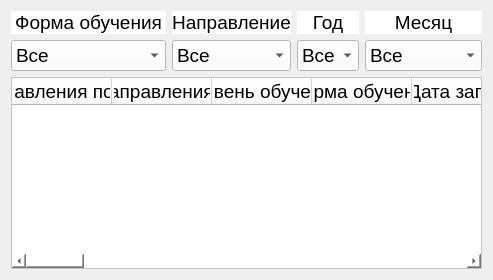
          <widget class="QWidget" name="bachelor_course">
           <property name="styleSheet">
            <string notr="true"/>
           </property>
           <attribute name="title">
            <string>Бакалавриат</string>
           </attribute>
           <layout class="QGridLayout" name="gridLayout_3">
            <item row="1" column="0">
             <widget class="QTableWidget" name="table_widget_b">
              <property name="maximumSize">
               <size>
                <width>16777215</width>
                <height>16777215</height>
               </size>
              </property>
              <property name="font">
               <font>
                <pointsize>14</pointsize>
               </font>
              </property>
              <property name="styleSheet">
               <string notr="true">background-color: rgb(255, 255, 255);</string>
              </property>
              <property name="frameShape">
               <enum>QFrame::StyledPanel</enum>
              </property>
              <property name="frameShadow">
               <enum>QFrame::Sunken</enum>
              </property>
              <property name="sizeAdjustPolicy">
               <enum>QAbstractScrollArea::AdjustIgnored</enum>
              </property>
              <property name="defaultDropAction">
               <enum>Qt::IgnoreAction</enum>
              </property>
              <property name="selectionMode">
               <enum>QAbstractItemView::ExtendedSelection</enum>
              </property>
              <property name="showGrid">
               <bool>true</bool>
              </property>
              <property name="gridStyle">
               <enum>Qt::SolidLine</enum>
              </property>
              <property name="sortingEnabled">
               <bool>true</bool>
              </property>
              <property name="cornerButtonEnabled">
               <bool>false</bool>
              </property>
              <property name="rowCount">
               <number>0</number>
              </property>
              <property name="columnCount">
               <number>30</number>
              </property>
              <attribute name="horizontalHeaderVisible">
               <bool>true</bool>
              </attribute>
              <attribute name="horizontalHeaderCascadingSectionResizes">
               <bool>false</bool>
              </attribute>
              <attribute name="horizontalHeaderDefaultSectionSize">
               <number>100</number>
              </attribute>
              <attribute name="horizontalHeaderHighlightSections">
               <bool>true</bool>
              </attribute>
              <attribute name="horizontalHeaderStretchLastSection">
               <bool>false</bool>
              </attribute>
              <attribute name="verticalHeaderVisible">
               <bool>true</bool>
              </attribute>
              <attribute name="verticalHeaderCascadingSectionResizes">
               <bool>false</bool>
              </attribute>
              <attribute name="verticalHeaderMinimumSectionSize">
               <number>30</number>
              </attribute>
              <attribute name="verticalHeaderDefaultSectionSize">
               <number>30</number>
              </attribute>
              <attribute name="verticalHeaderShowSortIndicator" stdset="0">
               <bool>true</bool>
              </attribute>
              <attribute name="verticalHeaderStretchLastSection">
               <bool>false</bool>
              </attribute>
              <column>
               <property name="text">
                <string>Код направления подготовки</string>
               </property>
              </column>
              <column>
               <property name="text">
                <string>Названия направления подготовки</string>
               </property>
              </column>
              <column>
               <property name="text">
                <string>Уровень обучения</string>
               </property>
              </column>
              <column>
               <property name="text">
                <string>Форма обучения</string>
               </property>
              </column>
              <column>
               <property name="text">
                <string>Дата записи</string>
               </property>
              </column>
              <column>
               <property name="text">
                <string>Курс</string>
               </property>
              </column>
              <column>
               <property name="text">
                <string>Всего зачислено</string>
               </property>
              </column>
              <column>
               <property name="text">
                <string>Из них лица с ОВЗ, инвалиды, дети-инвалиды (всего зачислено)</string>
               </property>
              </column>
              <column>
               <property name="text">
                <string>Из них на места в рамках квоты целевого приема (всего зачислено)</string>
               </property>
              </column>
              <column>
               <property name="text">
                <string>Из них иностранные граждане (всего зачислено)</string>
               </property>
              </column>
              <column>
               <property name="text">
                <string>Всего отчислено</string>
               </property>
              </column>
              <column>
               <property name="text">
                <string>Из них лица с ОВЗ, инвалиды, дети-инвалиды (всего отчислено)</string>
               </property>
              </column>
              <column>
               <property name="text">
                <string>Из них на места в рамках квоты целевого приема (всего отчислено)</string>
               </property>
              </column>
              <column>
               <property name="text">
                <string>Из них иностранные граждане (всего отчислено)</string>
               </property>
              </column>
              <column>
               <property name="text">
                <string>Зачислено за счет бюджетных ассигнований бюджета субъекта РФ</string>
               </property>
              </column>
              <column>
               <property name="text">
                <string>Из них лица с ОВЗ, инвалиды, дети-инвалиды (зачислено бюджет)</string>
               </property>
              </column>
              <column>
               <property name="text">
                <string>Из них на места в рамках квоты целевого приема (зачислено бюджет)</string>
               </property>
              </column>
              <column>
               <property name="text">
                <string>Из них иностранные граждане (зачислено бюджет)</string>
               </property>
              </column>
              <column>
               <property name="text">
                <string>Зачислено по договорам об оказании платных образовательных услуг</string>
               </property>
              </column>
              <column>
               <property name="text">
                <string>Из них лица с ОВЗ, инвалиды, дети-инвалиды (зачислено платное)</string>
               </property>
              </column>
              <column>
               <property name="text">
                <string>Из них на места в рамках квоты целевого приема (зачислено платное)</string>
               </property>
              </column>
              <column>
               <property name="text">
                <string>Из них иностранные граждане (зачислено платное)</string>
               </property>
              </column>
              <column>
               <property name="text">
                <string>Отчислено за счет бюджетных ассигнований бюджета субъекта РФ</string>
               </property>
              </column>
              <column>
               <property name="text">
                <string>Из них лица с ОВЗ, инвалиды, дети-инвалиды (отчислено бюджет)</string>
               </property>
              </column>
              <column>
               <property name="text">
                <string>Из них на места в рамках квоты целевого приема (отчислено бюджет)</string>
               </property>
              </column>
              <column>
               <property name="text">
                <string>Из них иностранные граждане (отчислено бюджет)</string>
               </property>
              </column>
              <column>
               <property name="text">
                <string>Отчислено по договорам об оказании платных образовательных услуг</string>
               </property>
              </column>
              <column>
               <property name="text">
                <string>Из них лица с ОВЗ, инвалиды, дети-инвалиды (отчислено платное)</string>
               </property>
              </column>
              <column>
               <property name="text">
                <string>Из них на места в рамках квоты целевого приема (отчислено платное)</string>
               </property>
              </column>
              <column>
               <property name="text">
                <string>Из них иностранные граждане (отчислено платное)</string>
               </property>
              </column>
             </widget>
            </item>
            <item row="0" column="0">
             <layout class="QGridLayout" name="grid_layout_b">
              <item row="0" column="0">
               <widget class="QLabel" name="foe_label_b">
                <property name="maximumSize">
                 <size>
                  <width>16777215</width>
                  <height>28</height>
                 </size>
                </property>
                <property name="font">
                 <font>
                  <pointsize>14</pointsize>
                 </font>
                </property>
                <property name="focusPolicy">
                 <enum>Qt::NoFocus</enum>
                </property>
                <property name="styleSheet">
                 <string notr="true">background-color: rgb(255, 255, 255);</string>
                </property>
                <property name="text">
                 <string>Форма обучения</string>
                </property>
                <property name="alignment">
                 <set>Qt::AlignCenter</set>
                </property>
               </widget>
              </item>
              <item row="1" column="0">
               <widget class="QComboBox" name="foe_combo_box_b">
                <property name="font">
                 <font>
                  <pointsize>14</pointsize>
                 </font>
                </property>
                <property name="styleSheet">
                 <string notr="true">background-color: rgb(255, 255, 255);</string>
                </property>
                <item>
                 <property name="text">
                  <string>Все</string>
                 </property>
                </item>
                <item>
                 <property name="text">
                  <string>Очная</string>
                 </property>
                </item>
                <item>
                 <property name="text">
                  <string>Очно-заочная</string>
                 </property>
                </item>
                <item>
                 <property name="text">
                  <string>Заочная</string>
                 </property>
                </item>
               </widget>
              </item>
              <item row="0" column="1">
               <widget class="QLabel" name="direction_label_b">
                <property name="maximumSize">
                 <size>
                  <width>16777215</width>
                  <height>28</height>
                 </size>
                </property>
                <property name="font">
                 <font>
                  <pointsize>14</pointsize>
                 </font>
                </property>
                <property name="focusPolicy">
                 <enum>Qt::NoFocus</enum>
                </property>
                <property name="styleSheet">
                 <string notr="true">background-color: rgb(255, 255, 255);</string>
                </property>
                <property name="text">
                 <string>Направление</string>
                </property>
                <property name="alignment">
                 <set>Qt::AlignCenter</set>
                </property>
               </widget>
              </item>
              <item row="1" column="2">
               <widget class="QComboBox" name="year_combo_box_b">
                <property name="font">
                 <font>
                  <pointsize>14</pointsize>
                 </font>
                </property>
                <property name="styleSheet">
                 <string notr="true">background-color: rgb(255, 255, 255);</string>
                </property>
                <item>
                 <property name="text">
                  <string>Все</string>
                 </property>
                </item>
               </widget>
              </item>
              <item row="0" column="2">
               <widget class="QLabel" name="year_label_b">
                <property name="maximumSize">
                 <size>
                  <width>16777215</width>
                  <height>28</height>
                 </size>
                </property>
                <property name="font">
                 <font>
                  <pointsize>14</pointsize>
                 </font>
                </property>
                <property name="focusPolicy">
                 <enum>Qt::NoFocus</enum>
                </property>
                <property name="styleSheet">
                 <string notr="true">background-color: rgb(255, 255, 255);</string>
                </property>
                <property name="frameShape">
                 <enum>QFrame::NoFrame</enum>
                </property>
                <property name="text">
                 <string>Год</string>
                </property>
                <property name="alignment">
                 <set>Qt::AlignCenter</set>
                </property>
               </widget>
              </item>
              <item row="1" column="3">
               <widget class="QComboBox" name="month_combo_box_b">
                <property name="font">
                 <font>
                  <pointsize>14</pointsize>
                 </font>
                </property>
                <property name="styleSheet">
                 <string notr="true">background-color: rgb(255, 255, 255);</string>
                </property>
                <item>
                 <property name="text">
                  <string>Все</string>
                 </property>
                </item>
                <item>
                 <property name="text">
                  <string>Январь</string>
                 </property>
                </item>
                <item>
                 <property name="text">
                  <string>Февраль</string>
                 </property>
                </item>
                <item>
                 <property name="text">
                  <string>Март</string>
                 </property>
                </item>
                <item>
                 <property name="text">
                  <string>Апрель</string>
                 </property>
                </item>
                <item>
                 <property name="text">
                  <string>Май</string>
                 </property>
                </item>
                <item>
                 <property name="text">
                  <string>Июнь</string>
                 </property>
                </item>
                <item>
                 <property name="text">
                  <string>Июль</string>
                 </property>
                </item>
                <item>
                 <property name="text">
                  <string>Август</string>
                 </property>
                </item>
                <item>
                 <property name="text">
                  <string>Сентябрь</string>
                 </property>
                </item>
                <item>
                 <property name="text">
                  <string>Октябрь</string>
                 </property>
                </item>
                <item>
                 <property name="text">
                  <string>Ноябрь</string>
                 </property>
                </item>
                <item>
                 <property name="text">
                  <string>Декабрь</string>
                 </property>
                </item>
               </widget>
              </item>
              <item row="1" column="1">
               <widget class="QComboBox" name="direction_combo_box_b">
                <property name="font">
                 <font>
                  <pointsize>14</pointsize>
                 </font>
                </property>
                <property name="styleSheet">
                 <string notr="true">background-color: rgb(255, 255, 255);</string>
                </property>
                <item>
                 <property name="text">
                  <string>Все</string>
                 </property>
                </item>
               </widget>
              </item>
              <item row="0" column="3">
               <widget class="QLabel" name="month_label_b">
                <property name="maximumSize">
                 <size>
                  <width>16777215</width>
                  <height>28</height>
                 </size>
                </property>
                <property name="font">
                 <font>
                  <pointsize>14</pointsize>
                 </font>
                </property>
                <property name="focusPolicy">
                 <enum>Qt::NoFocus</enum>
                </property>
                <property name="styleSheet">
                 <string notr="true">background-color: rgb(255, 255, 255);</string>
                </property>
                <property name="text">
                 <string>Месяц</string>
                </property>
                <property name="alignment">
                 <set>Qt::AlignCenter</set>
                </property>
               </widget>
              </item>
             </layout>
            </item>
           </layout>
          </widget>
